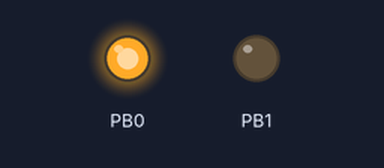
Simulated run of this sketch. Board: STM32 Blue Pill. Shown: output pins drawn as LEDs (lit = HIGH).

Above: at 0.1 s.
At 20.1 s:
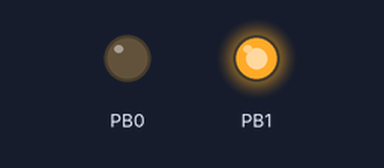
At 28.1 s:
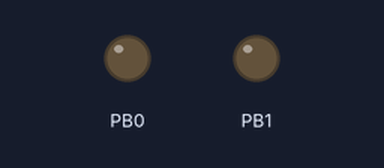
Timing chart, 0 to 29.6 s (numbered marks = the images above):
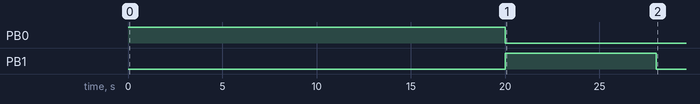

Measured:
- by itself, PB0: LOW → HIGH at 0.00 s, → LOW 20.0 s later
- by itself, PB1: LOW → HIGH at 20.0 s, → LOW 8.0 s later

The sketch:

Basic_Algorithm.ino
```cpp
int wtime =30 * 1000 * 60;
bool initialized = 0;
short int measuretime = 20000;//20000;  //20sek
String channel ="0"; // set up used channel

void LoRasetup(String channel){ //keep most parameters on delays are not necessary
  Serial.println("mac set dr 0");
  Serial.println("mac set ch drrange "+ channel +" 0 0");
  Serial.println("mac set ch dcycle "+ channel +" 0");
  Serial.println("mac set ch status "+ channel +" on");
  Serial.println("mac set retx 20");
  Serial.println("mac set rxdelay1 1500");
  Serial.println("mac set nwkskey 2b7e151628aed2a6abf7158809cf4f3c");  //default key
  Serial.println("mac set appskey 3C8F262739BFE3B7BC0826991AD0504D");  //default key
  Serial.println("mac set devaddr 001A0640");                          //default device adress
  Serial.println("mac save");
  Serial.println("mac join abp");


}

float getADC1val() // temperature conversion
{
short int PA0value = analogRead(PA0);
float voltage = PA0value * (3.3 / 4095.0); //12bit ADC
float ohm = (voltage * (48.7342)) + 15.6899;//line from 100 Ohm = 0 degC to 138.5 Ohm = 100 degC
float degree = (ohm * (1/0.385)) - (100/0.385); // line from 100 Ohm = 138.5 Ohm
return degree;
}


float getADC2val(float deg)  // humidity conversion
{
short int PA1value = analogRead(PA1);
float voltage = PA1value * (3.3 / 4095.0); //12bit ADC
//float humidity = (voltage * (44)) - 19;//line at 25deg
float humidity = ((voltage/3.3) - 0.1515)/(0.00636);
float truehumidity = (humidity)/(1.0546-(0.00216*deg));
return truehumidity;
}

float measureTemp(){  //measuring ADC inputs for temperature
  digitalWrite(PB0,HIGH);
  delay(measuretime);
  float degree = getADC1val();
  digitalWrite(PB0,LOW);
  delay(10);
  return degree;
}

float measureHum(float deg){   //measuring ADC inputs for humidity
  digitalWrite(PB1,HIGH);
  delay(0.4 * measuretime);
  float humidity = getADC2val(deg);
  delay(10);
  digitalWrite(PB1,LOW);
  return humidity;
}

String transmod(float d,float h){ /*
  modify temp and hum val into string sign+x+0.x+"c"+y+0.y
  (a/b) temp.t c hum.h
  */
  String s;
  if (h>=100)
  {h = 99.9;}
  if (h<0)
  {h = 0.0;}

  int deg = (int) d;//x.0
  float degr = (d - deg) * 10; //0.x->x.0
  int degre = (int) degr; // x.0 -> x

  int hum = (int) h;//y.0
  float humi =( h - hum)*10; //0.y -> y.0
  int humid = (int) humi; // y.0 -> y


  if (deg>=0){  //positive temperature
  String s ="a"+(String)deg +(String)degre +"c"+ (String) hum + (String) humid;
  return s;
 // Serial.print(s);
  }
  else if (deg<0){ //negative temperature
    deg = deg * (-1);
    degre = degre * (-1);
  String s ="b"+(String)deg +(String)degre +"c"+ (String) hum + (String) humid;
 // Serial.print(s);
  return s;
  }
}

void fwaiting(float d, float h){ // temperature and humidity
  /*
  ideally this function would be functioning as a Sleep mode with an RTC interrupt but
  none of the libraries I found are working properly and different IDE's have also failed
  to provide a solution.
  x * 1000 = seconds
  x * 1000*60 = minutes
  x * 1000*60*60 = hours
  x * 1000*60*60*24 = days
  */
  initialized = 1;

  if (initialized > 0) {
    if (d < 10.0){
      wtime = wtime + (3600000); // below 10 degrees C +60 minutes
    }
    else if (d >= 10.0){
      wtime = wtime - (1800000); // above 10 degrees C -30 minutes
    }
    else if (d >= 20.0){
      wtime = wtime - (3600000); // above 10 degrees C +60 minutes
    }

    if (wtime >= (6*60*1000*60)){ // 21600000 = 6 hours
      wtime = (6*60*1000*60);   // max wait time is 6 hours
    }
    else if (wtime <= (30*1000*60)){  //
      wtime = (30*1000*60);   //min wait time is 30 min
    }
    //wtime = 1;  //comment to remove wait restriction
    delay(wtime);

  }
}


void setup() {
  // put your setup code here, to run once:
  Serial.begin(57600);
  pinMode(PB0,OUTPUT);
  pinMode(PB1,OUTPUT);
  //LoRasetup(channel); // uncomment to setup LoRa RN2483 module
}

void loop() {

  // put your main code here, to run repeatedly:

  float degree = measureTemp();
  float humidity = measureHum(degree);
  String str = transmod(degree,humidity);

  fwaiting(degree,humidity);

  Serial.println("mac tx uncf 5 "+str); // 5 is a LoRa gateway port number
  //Serial.println(humidity);

  delay(5000);
}
```
